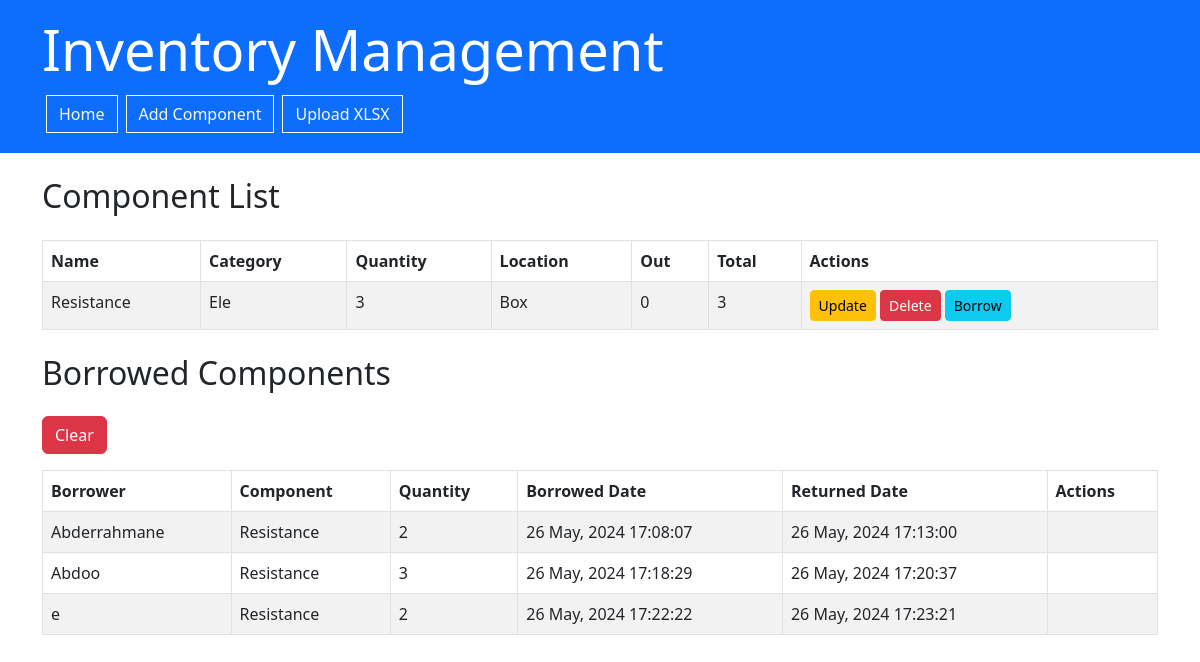
Before: / with the older database file.
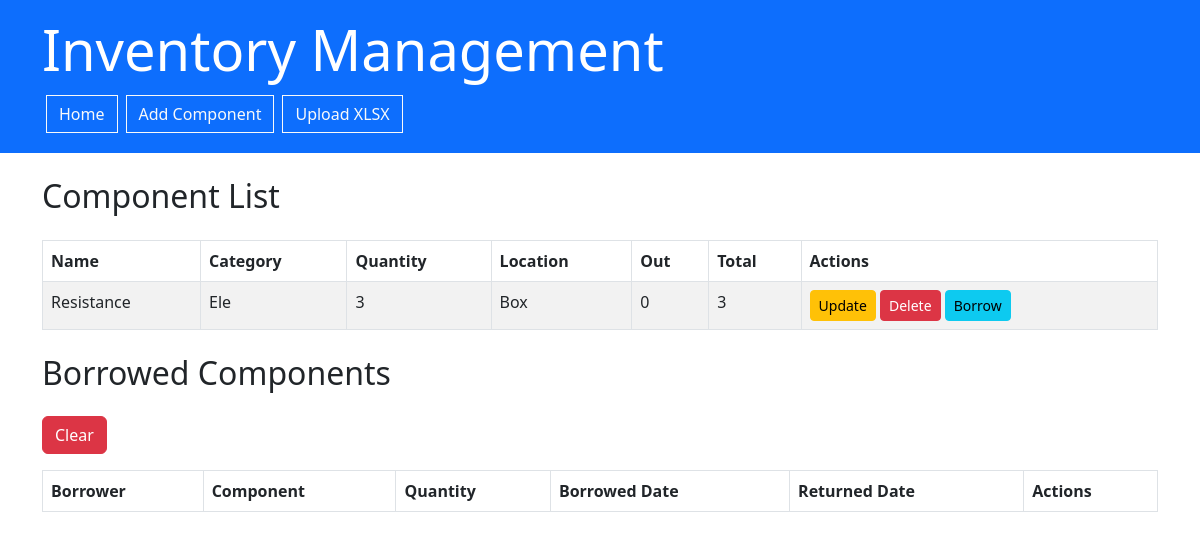
After: the same page with the newer database file.
### app.py (models this page shows, shortened)
class Component(db.Model):
    id = db.Column(db.Integer, primary_key=True)
    name = db.Column(db.String(100), nullable=False)
    category = db.Column(db.String(100), nullable=False)
    quantity = db.Column(db.Integer, nullable=False)
    location = db.Column(db.String(100), nullable=False)
    date_added = db.Column(db.DateTime, default=datetime.utcnow)
    date_removed = db.Column(db.DateTime, nullable=True)
    notes = db.Column(db.String(200), nullable=True)
    out = db.Column(db.Integer, nullable=True, default=0)

class BorrowedComponent(db.Model):
    id = db.Column(db.Integer, primary_key=True)
    component_id = db.Column(db.Integer, db.ForeignKey('component.id'), nullable=False)
    borrower_name = db.Column(db.String(100), nullable=False)
    borrowed_quantity = db.Column(db.Integer, nullable=False)
    borrowed_date = db.Column(db.DateTime, default=datetime.utcnow, nullable=False)
    returned_date = db.Column(db.DateTime, nullable=True)
    component = db.relationship('Component', backref=db.backref('borrowed_components', lazy=True))

### app.py (the view)
@app.route('/')
def index():
    components = Component.query.all()
    borrowed_components = BorrowedComponent.query.all()
    return render_template('index.html', components=components, borrowed_components=borrowed_components)

### templates/index.html (shortened to what this page needs)
{% extends 'base.html' %}
{% block content %}
<h2 class="my-4">Component List</h2>
<table class="table table-striped table-bordered" id="myTable">
    <thead class="thead-dark">
        <tr>
            <th>Name</th>
            <th>Category</th>
            <th>Quantity</th>
            <th>Location</th>
            <th>Out</th>
            <th>Total</th>
            <th>Actions</th>
        </tr>
    </thead>
    <tbody>
        {% for component in components %}
        <tr>
            <td>{{ component.name }}</td>
            <td>{{ component.category }}</td>
            <td>{{ component.quantity }}</td>
            <td>{{ component.location }}</td>
            <td>{{ component.out }}</td>
            <td>{{ component.quantity - component.out }}</td>
            <td>
                <a href="{{ url_for('update', id=component.id) }}" class="btn btn-warning btn-sm">Update</a>
                <a href="{{ url_for('delete', id=component.id) }}" class="btn btn-danger btn-sm" onclick="return confirm('Are you sure?')">Delete</a>
                <a href="{{ url_for('borrow', component_id=component.id) }}" class="btn btn-info btn-sm">Borrow</a>
            </td>
        </tr>
        {% endfor %}
    </tbody>
</table>
<h2 class="my-4">Borrowed Components</h2>
    <form action="{{ url_for('clear') }}" method="post">
        <button type="submit" class="btn btn-danger mb-3 d-inline-block">Clear</button>
    </form>
<table class="table table-striped table-bordered" id="myTable2">
    <thead class="thead-dark">
        <tr>
            <th>Borrower</th>
            <th>Component</th>
            <th>Quantity</th>
            <th>Borrowed Date</th>
            <th>Returned Date</th>
            <th>Actions</th>
        </tr>
    </thead>
    <tbody>
        {% for borrowed in borrowed_components %}
        <tr>
            <td>{{ borrowed.borrower_name }}</td>
            <td>{{ borrowed.component.name }}</td>
            <td>{{ borrowed.borrowed_quantity }}</td>
            <td>{{ borrowed.borrowed_date.strftime('%d %b, %Y %H:%M:%S') }}</td>
            <td>
                {% if borrowed.returned_date %}
                    {{ borrowed.returned_date.strftime('%d %b, %Y %H:%M:%S') }}
                {% else %}
                    Not Returned
                {% endif %}
            </td>
            <td>
            </td>
        </tr>
        {% endfor %}
    </tbody>
</table>
{% endblock %}

### templates/base.html (shortened to what this page needs)
<!doctype html>
<html lang="en">
<head>
    <link href="https://cdn.jsdelivr.net/npm/bootstrap@5.3.0-alpha1/dist/css/bootstrap.min.css" rel="stylesheet">
    <link rel="stylesheet" href="https://cdn.datatables.net/2.0.7/css/dataTables.dataTables.min.css">
</head>
<body>
    <header class="bg-primary text-white p-3">
        <div class="container">
            <h1 class="display-4">Inventory Management</h1>
            <nav class="nav">
                <a class="btn border-1 rounded-0 btn-outline-light m-1" href="{{ url_for('index') }}">Home</a>
                <a class="btn border-1 rounded-0 btn-outline-light m-1" href="{{ url_for('add') }}">Add Component</a>
                <a class="btn border-1 rounded-0 btn-outline-light m-1" href="{{ url_for('upload') }}">Upload XLSX</a>
            </nav>
        </div>
    </header>
    <main class="container my-4">
        {% block content %}{% endblock %}
    </main>
</body>
</html>

Changed rows visible on the page:
removed BorrowedComponent: borrower_name "Abderrahmane", component.name "Resistance", borrowed_quantity "2", borrowed_date "26 May, 2024 17:08:07", returned_date "26 May, 2024 17:13:00"
removed BorrowedComponent: borrower_name "Abdoo", component.name "Resistance", borrowed_quantity "3", borrowed_date "26 May, 2024 17:18:29", returned_date "26 May, 2024 17:20:37"
removed BorrowedComponent: borrower_name "e", component.name "Resistance", borrowed_quantity "2", borrowed_date "26 May, 2024 17:22:22", returned_date "26 May, 2024 17:23:21"
